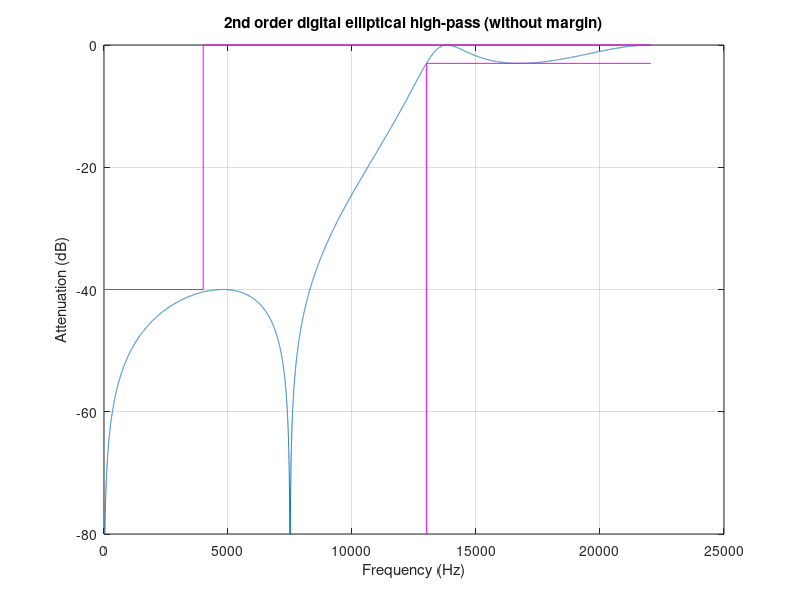

MATLAB code for this plot:
close all;
clear all;
clf;


f1 = 4000; %stop
f2 = 13000;%pass
delta_f = f2-f1;% transition bandwitdh
Fs = 44100; %sample rate 192K
dB  = 30; %stop band attenuation
N = dB*Fs/(22*delta_f); % filter length
Rpass= 3 %pass band ripple
Rstop= 40 %stop band ripple
Wpass=2/Fs*f2;
Wstop=2/Fs*f1;

f =  [f1 ]/(Fs/2)
% use ellip to design the filter
%hc = fir1(round(N)-1, f,'low')
[n,Wn]=ellipord(Wpass, Wstop,Rpass,Rstop); % get the minimum order n
n
[b,a]=ellip(n,Rpass, Rstop, Wn,"high");
 f = 0:Fs/2;
 W = f * (2 * pi / Fs);
 H = freqz (b, a, W);
 %semilogx (f, 20 * log10 (abs (H)))
 plot (f, 20 * log10 (abs (H)));
 outline_lp_pass_x = [f2(1)  , f2(1), max(f)];
 outline_lp_pass_y = [-80,-Rpass, -Rpass ];
 outline_lp_stop_x = [min(f)  , f1(1), f1(1), max(f)];
 outline_lp_stop_y = [ -Rstop  , -Rstop,0,0];
 hold on
 plot (outline_lp_pass_x, outline_lp_pass_y, "m", outline_lp_stop_x, outline_lp_stop_y, "m");
ylim ([-80, 0],'color','red');
 grid on
 xlabel ("Frequency (Hz)");
 ylabel ("Attenuation (dB)");
 title ("2nd order digital elliptical high-pass (without margin)");
